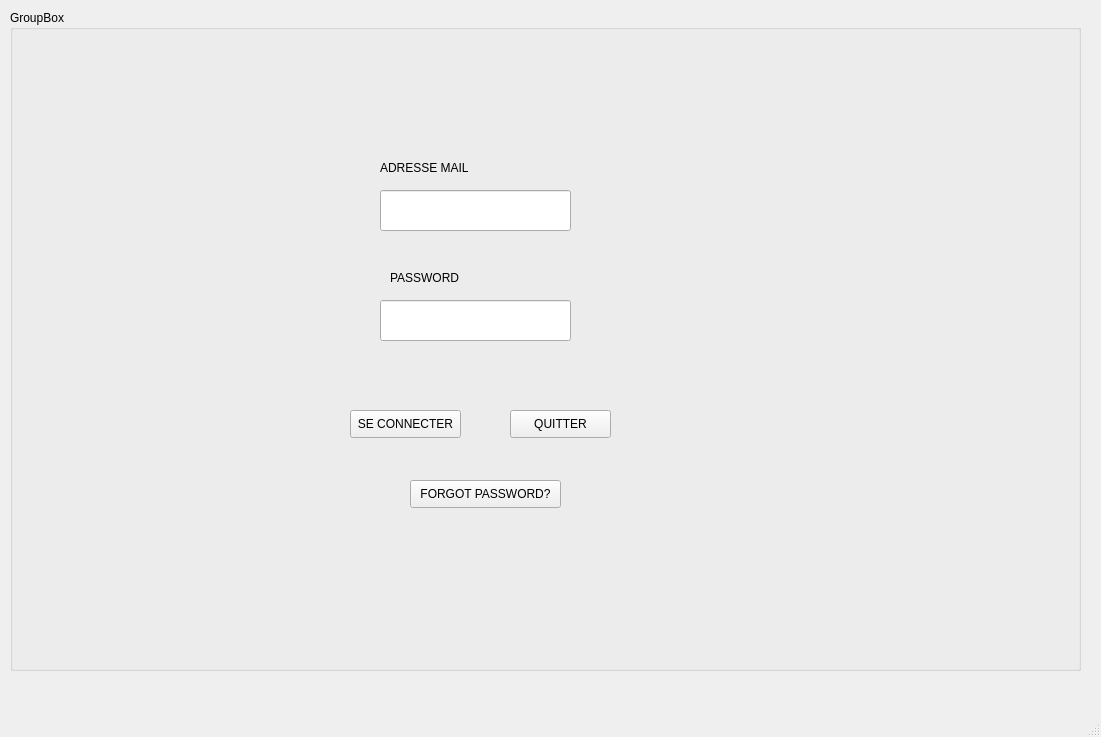
<?xml version="1.0" encoding="UTF-8"?>
<ui version="4.0">
 <class>login</class>
 <widget class="QMainWindow" name="login">
  <property name="geometry">
   <rect>
    <x>0</x>
    <y>0</y>
    <width>1101</width>
    <height>737</height>
   </rect>
  </property>
  <property name="windowTitle">
   <string>MainWindow</string>
  </property>
  <widget class="QWidget" name="centralwidget">
   <widget class="QGroupBox" name="groupBox">
    <property name="geometry">
     <rect>
      <x>10</x>
      <y>10</y>
      <width>1071</width>
      <height>661</height>
     </rect>
    </property>
    <property name="title">
     <string>GroupBox</string>
    </property>
    <widget class="QLabel" name="label">
     <property name="geometry">
      <rect>
       <x>0</x>
       <y>0</y>
       <width>1071</width>
       <height>671</height>
      </rect>
     </property>
     <property name="text">
      <string/>
     </property>
     <property name="pixmap">
      <pixmap resource="img.qrc">:/img/img/1.jpg</pixmap>
     </property>
    </widget>
    <widget class="QPushButton" name="log">
     <property name="geometry">
      <rect>
       <x>340</x>
       <y>400</y>
       <width>111</width>
       <height>28</height>
      </rect>
     </property>
     <property name="text">
      <string>SE CONNECTER</string>
     </property>
    </widget>
    <widget class="QPushButton" name="cancellg">
     <property name="geometry">
      <rect>
       <x>500</x>
       <y>400</y>
       <width>101</width>
       <height>28</height>
      </rect>
     </property>
     <property name="text">
      <string>QUITTER</string>
     </property>
    </widget>
    <widget class="QLabel" name="label_2">
     <property name="geometry">
      <rect>
       <x>370</x>
       <y>150</y>
       <width>111</width>
       <height>16</height>
      </rect>
     </property>
     <property name="text">
      <string>ADRESSE MAIL</string>
     </property>
    </widget>
    <widget class="QLineEdit" name="lineEdit">
     <property name="geometry">
      <rect>
       <x>370</x>
       <y>180</y>
       <width>191</width>
       <height>41</height>
      </rect>
     </property>
    </widget>
    <widget class="QLabel" name="label_3">
     <property name="geometry">
      <rect>
       <x>380</x>
       <y>260</y>
       <width>111</width>
       <height>16</height>
      </rect>
     </property>
     <property name="text">
      <string>PASSWORD</string>
     </property>
    </widget>
    <widget class="QLineEdit" name="lineEdit_2">
     <property name="geometry">
      <rect>
       <x>370</x>
       <y>290</y>
       <width>191</width>
       <height>41</height>
      </rect>
     </property>
     <property name="echoMode">
      <enum>QLineEdit::Password</enum>
     </property>
    </widget>
    <widget class="QPushButton" name="forgot">
     <property name="geometry">
      <rect>
       <x>400</x>
       <y>470</y>
       <width>151</width>
       <height>28</height>
      </rect>
     </property>
     <property name="text">
      <string>FORGOT PASSWORD?</string>
     </property>
    </widget>
   </widget>
  </widget>
  <widget class="QMenuBar" name="menubar">
   <property name="geometry">
    <rect>
     <x>0</x>
     <y>0</y>
     <width>1101</width>
     <height>26</height>
    </rect>
   </property>
  </widget>
  <widget class="QStatusBar" name="statusbar"/>
 </widget>
 <resources>
  <include location="img.qrc"/>
 </resources>
 <connections/>
</ui>
